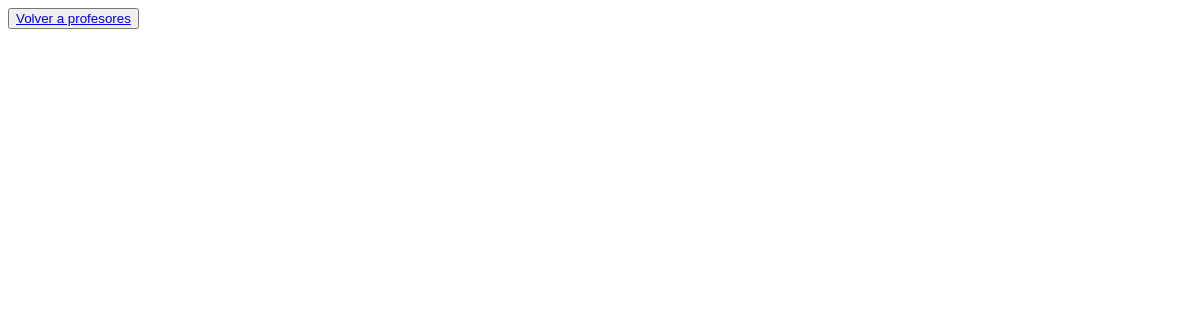
Page /ProjectoFinal23/leerProfesores on the earlier database version.
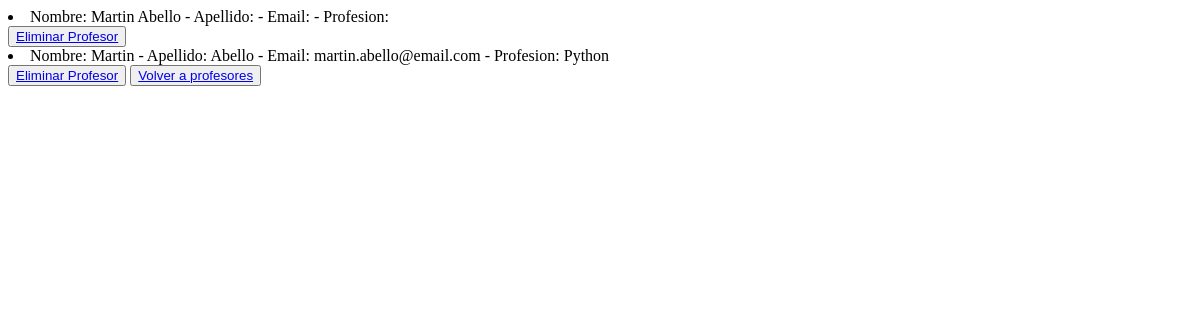
Same page on the later database version.
### ProjectoFinal23/models.py (models this page shows)
class Profesor(models.Model):
    nombre=models.CharField(max_length=30)
    apellido=models.CharField(max_length=30)
    email=models.EmailField()
    profesion=models.CharField(max_length=30)
    def __str__(self):
        return f"Nombre: {self.nombre} - Apellido: {self.apellido} - Email: {self.email} - Profesion: {self.profesion}"

### ProjectoFinal23/views.py (the view)
# urls.py: path('leerProfesores', views.leerProfesores, name = "LeerProfesores"),
def leerProfesores(request):
    profesores = Profesor.objects.all() #trae todos los profesores
    contexto = {"profesores":profesores}
    return render(request, "ProjectoFinal23/leerProfesores.html",contexto)

### ProjectoFinal23/templates/ProjectoFinal23/leerProfesores.html (shortened to what this page needs)
<!DOCTYPE html>
<html lang="en">
<head>
</head>
<body>
    {% for p in profesores %}
        <li>{{p}}</li>
        <button>
            <a href="{% url 'EliminarProfesor' p.nombre %}"> Eliminar Profesor</a>
        </button>
    {% endfor %}
    <button>
        <a href="{% url 'profesores' %}"> Volver a profesores</a>
    </button>
</body>
</html>

Differences in the rows shown:
added Profesor: nombre+apellido+email "Nombre: Martin Abello - Apellido: - Email: - Profesion:"
added Profesor: nombre+apellido+email "Nombre: Martin - Apellido: Abello - Email: martin.abello@email.com - Profesion: Python"
